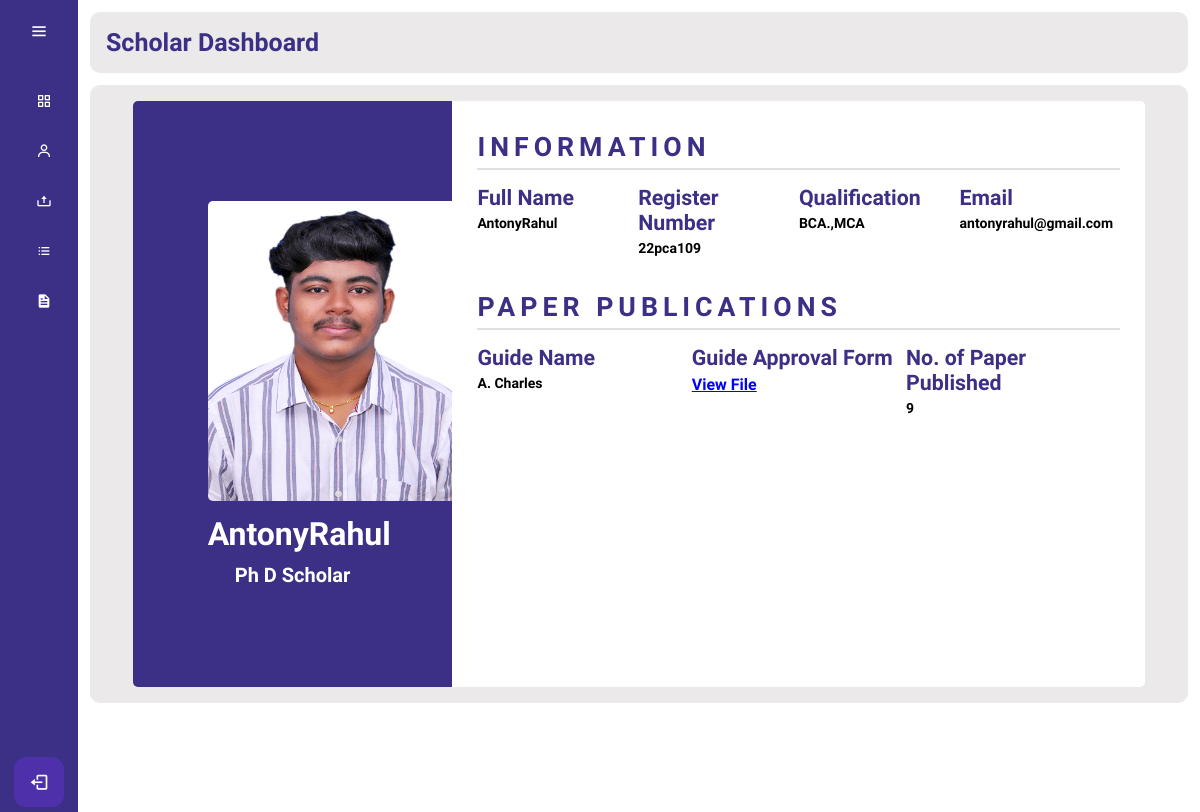
/SD/profile.php (signed in), run on an earlier commit of the app's database.
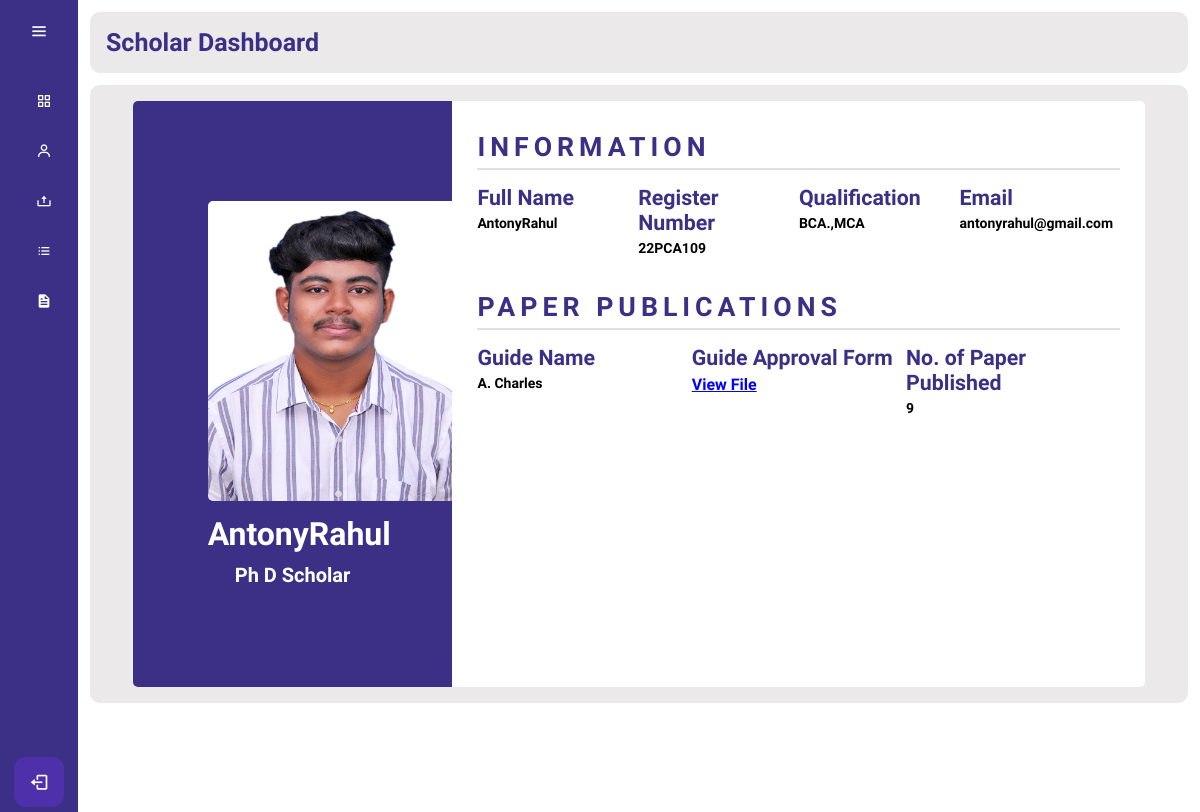
And on a later commit of the database.
### tables this page shows
CREATE TABLE IF NOT EXISTS `user_details` (
  `s_id` varchar(100) NOT NULL,
  `email` varchar(100) NOT NULL,
  `name` varchar(100) NOT NULL,
  `guidename` varchar(100) NOT NULL,
  `quali` varchar(100) NOT NULL,
  `npaper` varchar(100) NOT NULL,
  `file` varchar(100) NOT NULL,
  `img` varchar(255) NOT NULL
);

### SD/profile.php (the view, shortened to what this page needs)
<?php
if ($_SESSION['s_id'] && $_SESSION['position'] == 'stud') {
?>
<!DOCTYPE html>
<html lang="en">
<head>
    <link href='https://unpkg.com/boxicons@2.1.4/css/boxicons.min.css' rel='stylesheet'>
    <link rel="stylesheet" href="profile.css" />
    <link rel="stylesheet" href="dstyle.css">
</head>
<body>
    <?php include "dashboard.php"; ?>
    <?php
    include("../database/dbase.php");
    $id = $_SESSION['s_id'];
    $sql = "Select * from user_details where s_id='$id'";
    $result = mysqli_query($cn, "$sql");
    $row = $result->fetch_assoc();
    $profilename = $row['name'];
    $quali = $row['quali'];
    $email = $row['email'];
    $s_id = $row['s_id'];
    $guidename = $row['guidename'];
    $paper = $row['npaper'];
    $file = $row['file'];
    $image = $row['img'];
    ?>
    <div class="profilecard">
        <div class="wrapper">
            <div class="left">
            <img src="<?php echo $image; ?>" alt="userimage"/>
                <h4><?php echo $profilename ?></h4>
                <p>Ph D Scholar</p>
            </div>
            <div class="right">
                <div class="info">
                    <h3>Information</h3>
                    <div class="info_data">
                        <div class="data">
                            <h4>Full Name</h4>
                            <p><?php echo $profilename ?></p>
                        </div>
                        <div class="data">
                            <h4>Register Number</h4>
                            <p><?php echo $s_id ?></p>
                        </div>
                        <div class="data">
                            <h4>Qualification</h4>
                            <p><?php echo $quali ?></p>
                        </div>
                        <div class="data">
                            <h4>Email</h4>
                            <p><?php echo $email ?></p>
                        </div>
                    </div>
                </div>
                <div class="projects">
                    <h3>Paper Publications</h3>
                    <div class="projects_data">
                        <div class="data">
                            <h4>Guide Name</h4>
                            <p><?php echo $guidename ?></p>
                        </div>
                        <div class="data">
                            <h4>Guide Approval Form</h4>
                            <a href="<?php echo $file; ?> "target="_blank" title="View Approval Form">View File</a>
                        </div>
                        <div class="data">
                            <h4>No. of Paper Published</h4>
                            <p><?php echo $paper ?></p>
                        </div>
                    </div>
                </div>
            </div>
        </div>
    </div>
</body>
</html>
<?php
} else {
    header("location:../Login/index.php");
}
?>

### SD/dashboard.php (shortened to what this page needs)
<!DOCTYPE html>
<html lang="en">
<head>
    <link href='https://unpkg.com/boxicons@2.1.4/css/boxicons.min.css' rel='stylesheet'>
    <link rel="stylesheet" href="dstyle.css"/>
    <link rel="stylesheet" href="https://unicons.iconscout.com/release/v4.0.0/css/line.css">
</head>
<body>
 <div class="sidebar">
    <div class="logo_content">
        <i class="bx bx-menu" id="btn"></i>
    </div>
    <ul class="nav_list">
        <li>
            <a href="index.php">
                <i class="bx bx-grid-alt"></i>
            </a>
        </li>
        <li>
            <a href="profile.php">
                <i class="bx bx-user"></i>
            </a>
        </li>
        <li>
            <a href="uploadfile.php">
            <i class='bx bx-upload' ></i>
            </a>
        </li>
        <li>
            <a href="view.php">
            <i class='bx bx-list-ul'></i>
            </a>
        </li>
        <li>
            <a href="sprint.php">
            <i class='bx bxs-file'></i>
            </a>
        </li>
    </ul>
    <div class="profile_content">
        <div class="profile">
            <a href="../Login/logout.php">
            <i class="bx bx-log-out" id="log_out"></i>
            </a>
        </div>
    </div>
 </div>
 <div class="home_content">
    <div class="text"><h4>Scholar Dashboard</h4></div>
 </div>
</body>
</html>

### SD/profile.css (style rules this page uses)
.profilecard { position: relative; height: 100%; width: calc(100% - 78px); left: 78px; transition: all 0.5s ease; }
.profilecard .wrapper { background: #ebe9e9; padding: 1rem; border-radius: 10px; color: #3B3086; margin: 12px; }
.wrapper { justify-content: center; display: flex; }
.wrapper .left { width: 30%; background: #3B3086; padding: 100px 75px; border-top-left-radius: 5px; border-bottom-left-radius: 5px; text-align: center; color: #fff; }
.wrapper .left img { height: 300px; width: 250px; border-radius: 5px; margin-bottom: 10px; }
.wrapper .left h4 { margin-bottom: 10px; font-size: 24pt; }
.wrapper .left p { font-size: 20px; }
.wrapper .right { width: 65%; background: #fff; padding: 30px 25px; border-top-right-radius: 5px; border-bottom-right-radius: 5px; }
.wrapper .right .info, .wrapper .right .projects { margin-bottom: 25px; }
.wrapper .right .info h3, .wrapper .right .projects h3 { font-size: 20pt; margin-bottom: 15px; padding-bottom: 5px; border-bottom: 2px solid #e0e0e0; color: #3B3086; text-transform: uppercase; letter-spacing: 5px; }
.wrapper .right .info_data, .wrapper .right .projects_data { display: flex; justify-content: space-between; }
.wrapper .right .projects_data a { transition: all 0.3s ease; color: blue; }
.wrapper .right .info_data .data, .wrapper .right .projects_data .data { width: 45%; }
.wrapper .right .info_data .data h4, .wrapper .right .projects_data .data h4 { color: #3B3086; font-size: 16pt; margin-bottom: 5px; }
.wrapper .right .info_data .data p, .wrapper .right .projects_data .data p { font-size: 14px; margin-bottom: 10px; color: black; }

### SD/dstyle.css (style rules this page uses)
* { margin: 0; padding: 0; box-sizing: border-box; font-weight: bold; font-family: 'Quicksand', sans-serif; }
body { position: relative; min-height: 100vh; width: 100%; overflow: auto; }
.sidebar { position: fixed; top: 0; left: 0; height: 100%; width: 78px; background: #3B3086; padding: 6px 14px; transition: all 0.5s ease; }
.sidebar #btn { position: absolute; color: #fff; left: 50%; top: 6px; font-size: 20px; height: 50px; width: 50px; text-align: center; line-height: 50px; transform: translateX(-50%); }
.sidebar ul { margin-top: 20px; }
.sidebar ul li { position: relative; height: 50px; width: 100%; margin: 0 5px; list-style: none; line-height: 50px; }
.sidebar ul li a { color: #fff; font-weight: bold; display: flex; align-items: center; text-decoration: none; transition: all 0.3s ease; border-radius: 12px; white-space: nowrap; }
.sidebar ul li i { height: 50px; min-width: 50px; border-radius: 12px; line-height: 50px; text-align: center; }
.sidebar .profile_content { position: absolute; color: #fff; bottom: 0; left: 0; width: 100%; }
.sidebar .profile_content .profile { position: relative; padding: 10px 6px; height: 60px; background: none; transition: all 0.3s ease; }
.profile a { color: #fff; }
.profile #log_out { position: absolute; left: 50%; bottom: 5px; transform: translateX(-50%); min-width: 50px; line-height: 50px; font-size: 20px; border-radius: 12px; text-align: center; transition: all 0.3s ease ; background: #4E31AA; }
.home_content { position: relative; height: 100%; width: calc(100% - 78px); left: 78px; transition: all 0.5s ease; }
.home_content .text { background: #ebe9e9; padding: 1rem; border-radius: 10px; font-size: 25px; font-weight: 500; color: #3B3086; margin: 12px; }

What changed in the data, as far as the page shows it:
removed user_details: img (picture), name "AntonyRahul", s_id "22pca109", quali "BCA.,MCA", email "antonyrahul@gmail.com", guidename "A. Charles", npaper "9"
added user_details: img (picture), name "AntonyRahul", s_id "22PCA109", quali "BCA.,MCA", email "antonyrahul@gmail.com", guidename "A. Charles", npaper "9"
